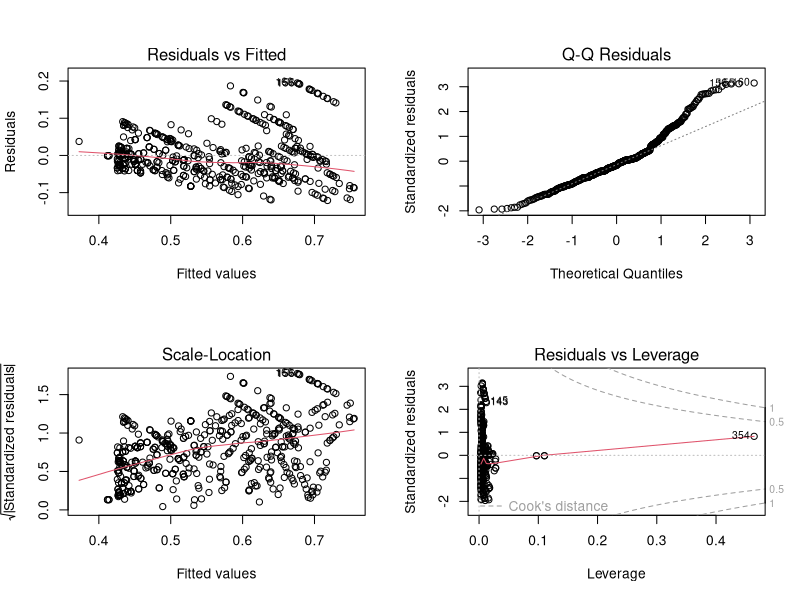
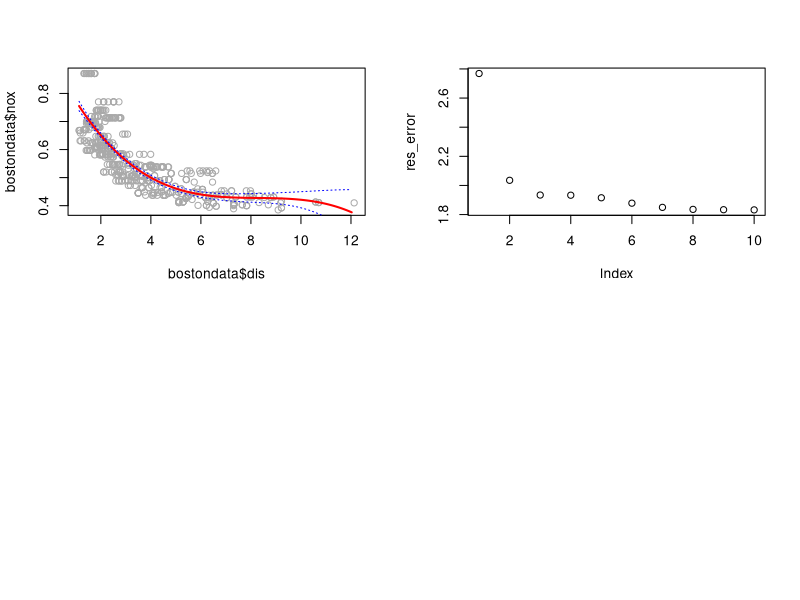

Reproduce these figures in R, in order. (Note: this script raises an error after producing the figures.)
# Doing some fun on Boston dataset
# Loadint the mass library which has the boston dataset
library(MASS)
bostondata = Boston

str(bostondata)

# We have dis , column which is the weighted mean of distances to five Boston Employment centers
#   and nox , which is nitrogen oxides concentrations in parts per 10 million
# dis is predictor and nox is response

##a)
# Using the poly() function to fit a cubic polynomial regression to predict nox using dis
#   TO then see the regression output and plot the resulting data and polynomial fits

noxmodel = lm(nox~poly(dis,3),data = bostondata)
noxmodel
summary(noxmodel)

par(mfrow = c(2,2))

# Plotting the model as we call it below will give us four plots that we have observed in
#   chapter 3. Residucals , qq plot, scale location  and residuals vs leverage plots
plot(noxmodel)

dislimits = range(bostondata$dis)
dislimits

dis_grid = seq(dislimits[1],dislimits[2],by = 0.1)

preds_model1 = predict(object = noxmodel,se.fit = TRUE,newdata = list(dis = dis_grid))

se_bands_model1 = cbind(preds_model1$fit + 2*preds_model1$se.fit ,
                                preds_model1$fit - 2*preds_model1$se.fit)

plot(bostondata$dis,bostondata$nox,xlim = dislimits,col = "darkgrey")

lines(dis_grid,preds_model1$fit,lwd = 2, col = "red")

matlines(dis_grid,se_bands_model1, lwd = 1 , col = "blue", lty = 3)



### b)
# Plotting polynomial fits ranging from degree 1 to 10 and reporting the residual sum of squares

res_error = rep(0,10)

for (i in 1:10) {
  lm_fit = lm(nox~poly(dis,i),data = bostondata)
  res_error[i] = sum(lm_fit$residuals^2)
}

res_error
which.min(res_error)

plot(res_error)
# The 10th model gives us the lowest residual errors


### c)
## To perform cross validaiton or another approach to selec the optimal degree for the polynomial
##  And then seeing the residuals again
cv_errors = rep(0,10)

for (i in 1:10) {
  glm_fit = glm(nox~poly(dis,i),data = bostondata)
  cv_errors[i] = cv.glm(glmfit = glm_fit,data = bostondata,K = 10)$delta[1]
}

cv_errors
which.min(cv_errors)

plot(cv_errors)
# By using the cross validation approach and fitting the linear model using glm , we foundthat
#   having 3 polynomials is giving us the lowest cross validaiton error.


## d)
# Now using the bs() function to fit a regression spline to predic the nox and using dis.
#   TO report this output for the fit using four degree of freedom.
#   Also have to explain about the knots we have chosen. Then plot the resulting fit

# A cubic spline is what we get in the bs and it already have 3 degrees of freedom, so we can
#   keep one extra knot,
# Another way is to specify the df argument inside the bs function

bs_fit = lm(nox~bs(dis,df = 4),data = bostondata)
bs_fit

# To see the knots attribute , we can use the following function that we have seen in the lab
#   chapter 7.
attr(bs(bostondata$dis,df=4),"knots")

# Fitting the predictions like we did in ## a) and then plotting the fit and standard errors
preds_bs_fit = predict(bs_fit,se.fit = TRUE,newdata = list(dis = dis_grid))

se_bands_bsfit = cbind(preds_bs_fit$fit + 2*preds_bs_fit$se.fit ,
                          preds_bs_fit$fit - 2*preds_bs_fit$se.fit)

plot(bostondata$dis,bostondata$nox , col = "darkgrey")

lines(dis_grid, preds_bs_fit$fit , lwd =2 , col = "red")

matlines(dis_grid, se_bands_bsfit, lwd = 1, lty =3 , col = "green")




### e)
# Now we are fitting a regression spline for a range of degrees of freddom and plot the resulting
#   fits and report the resulting RSS. And then using plots to describe the results

# We have to vary the degrees of freedom, lets vary the dof from 1 to 10 and then select the
#   best one out of it which has the lowest amount of RSS which can be calculated from the
#   residuals which we can get from the model that we fit

lm_errors = rep(0,10)

# When  we called this varying the degrees of freedom from 1 to 10 it says that it usees
#   for df=1 and df=2 as df=3 , it says that df is small and it considers 3 by default
#
# We can consider the i from 1 to 10 but it will consider the i from 3, because the b spline
#   by default has 3 degrees of freedom because it is part of cubic spline. Every spline has
#   minimum of 3 degrees of freedom if it is derived from cubic spline.
for (i in 1:10) {
  lm_fit = lm(nox~bs(dis,df = i),data = bostondata)
  lm_errors[i] = sum(lm_fit$residuals^2)
}

lm_errors

which.min(lm_errors)

plot(lm_errors,type = 'b')



## f)
# Now it is time to perform cross validation, or any approach to select the best degrees of
#   freedom. For a regression spline on this data.

# As we have used cv.glm in c) above we can use the same , but instead of using poly() we can
#   use bs() or ns() to use splines here. Lets use ns()
cv_spline_errors = rep(0,7)

for (i in 4:10) {
  glm_fit = glm(nox~ns(dis,df = i),data = bostondata)

  # delta 1 will give us the cross validaiton error and delta[2] is the loocv error something
  #   like that, Have to check chapter 5 to confirm , what these delta[1] and delta[2] mean
  cv_spline_errors[i] = cv.glm(data = bostondata,glmfit = glm_fit,K = 10)$delta[1]
}

cv_spline_errors

which.min(cv_spline_errors[-(1:3)])

# 5th index of this cv_spline_errors is the lowest , it emans with i as 8.

plot(cv_spline_errors[-(1:3)],type = 'b')

# We can see that 5th index of errors after removing the first 3 elements gives us lowest error
#   So 5+3 is the 8th i value and for degree of freedom of 8 of natural spline we have the lowest
#   error


